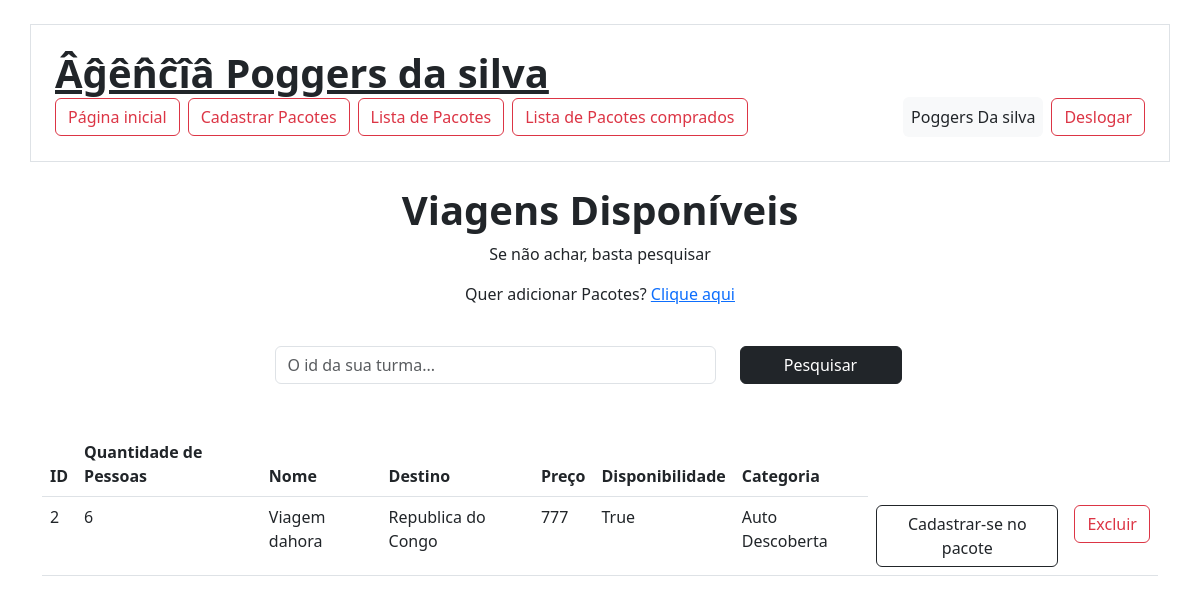
The page /pacotes (signed in) on the database its author committed.
### app/models.py (models this page shows)
class User(db.Model, UserMixin):
    id = db.Column(db.Integer, primary_key=True)
    nome = db.Column(db.String(100), nullable=False)
    sobrenome = db.Column(db.String(100), nullable=False)
    email = db.Column(db.String(120), unique=True, nullable=False)
    senha = db.Column(db.String(60), nullable=False)

class Pacotes(db.Model):
    id = db.Column(db.Integer, primary_key=True)
    Pessoas = db.Column(db.String, nullable=True)
    Nome = db.Column(db.String, nullable=True)
    Destino = db.Column(db.String, nullable=True)
    preco = db.Column(db.Integer, nullable=True)
    disponibilidade = db.Column(db.Boolean, default=True, nullable=False)
    categoria = db.Column(db.String, nullable=True)

### app/view.py (the view)
@app.route('/pacotes', methods=['GET', 'POST'])
@login_required
def pacotesLista():
    pesquisa = request.args.get('pesquisa', '')
    dados = Pacotes.query.order_by(Pacotes.id)
    if pesquisa:
        dados = dados.filter(Pacotes.id.ilike(f"%{pesquisa}%"))
    context = {'dados': dados.all()}
    return render_template("pacotesLista.html", context=context)

### app/models.py (called while the page is built)
@login_manager.user_loader
def load_user (user_id):
    return User.query.get(user_id)

### app/templates/pacotesLista.html (shortened to what this page needs)
{% extends 'base.html' %}
{% block content %}
<section class="container">
    <div class="row text-center mb-4 mt-4">
        <div class="col">
            <h1><strong>Viagens Disponíveis</strong></h1>
                <p> Se não achar, basta pesquisar</p>
                {% if current_user.is_authenticated and current_user.email.endswith('@adm.com') %}
                <p> Quer adicionar Pacotes? <a href="{{ url_for('cadastrarPacotes') }}">Clique aqui</a></p>
                {% endif %}
        </div>
    </div>
    <form method="get" class="row justify-content-center mb-4 w-100">
        <div class="col-5">
            <input type="text" name="pesquisa" class="form-control" placeholder="O id da sua turma...">
        </div>
        <div class="col-2">
            <button type="submit" class="btn btn-dark w-100">Pesquisar</button>
        </div>
    </form>
    <div class="col-12 mt-5">
        <table class="table">
            <thead>
                <th>ID</th>
                <th>Quantidade de Pessoas</th>
                <th>Nome</th>
                <th>Destino</th>
                <th>Preço</th>
                <th>Disponibilidade</th>
                <th>Categoria</th>
            </thead>
            <tbody>
                {% for linha in context['dados'] %}
                <tr>
                    <td>{{ linha.id }}</td>
                    <td>{{ linha.Pessoas }}</td>
                    <td>{{ linha.Nome }}</td>
                    <td>{{ linha.Destino }}</td>
                    <td>{{ linha.preco }}</td>
                    <td>{{ linha.disponibilidade }}</td>
                    <td>{{ linha.categoria }}</td>
                    <td>
                        {% if linha.disponibilidade %}
                        <a href="{{ url_for('pacote', id=linha.id) }}" class="btn btn-outline-dark">Cadastrar-se no pacote</a>
                        {% else %}
                        <span class="text-muted">Indisponível</span>
                        {% endif %}
                    </td>
                    <td>
                        {% if current_user.is_authenticated and current_user.email.endswith('@adm.com') %}
                        <form action="{{ url_for('delete', id=linha.id) }}" method="POST" style="display:inline;">
                            <button type="submit" class="btn btn-outline-danger">Excluir</button>
                        </form>
                        {% endif %}
                    </td>
                </tr>
                {% endfor %}
            </tbody>
        </table>
    </div>
</section>
{% endblock %}

### app/templates/base.html (shortened to what this page needs)
<!DOCTYPE html>
<html lang="en">
<head>
    <link rel="stylesheet" href="https://cdn.jsdelivr.net/npm/bootstrap@5.3.0/dist/css/bootstrap.min.css" />
    <link rel="stylesheet" href="https://cdn.jsdelivr.net/npm/bootstrap-icons@1.11.3/font/bootstrap-icons.css">
</head>
<body>
    <header>
        <div class="container d-flex flex-wrap align-items-center d-flex justify-content-between p-4 border mt-4">
            <h1 class="fw-bold m-0">
                <a href="{{ url_for('homepage') }}" class="text-dark text-decoration: underline dotted;">
                    Âĝên̂ĉîâ Poggers da silva
                </a>
            </h1>
            <nav class="nav gap-2 my-2 my-md-0">
                <a class="btn btn-outline-danger" href="{{ url_for('homepage') }}">Página inicial</a>
                {% if current_user.is_authenticated and current_user.email.endswith('@adm.com') %}
                <a class="btn btn-outline-danger" href="{{ url_for('cadastrarPacotes') }}">Cadastrar Pacotes</a>
                {% endif %}
                <a class="btn btn-outline-danger" href="{{ url_for('pacotesLista') }}">Lista de Pacotes</a>
                <a class="btn btn-outline-danger" href="{{ url_for('listaPacote') }}">Lista de Pacotes comprados</a>
            </nav>
            <div class="d-flex align-items-center gap-2 my-2 my-md-0">
                {% if current_user.is_authenticated %}
                <span class="p-2 bg-light rounded-2">
                    {{ current_user.nome }} {{ current_user.sobrenome }}
                </span>
                <a href="{{ url_for('logout') }}" class="btn btn-outline-danger">Deslogar</a>
                {% else %}
                <a href="{{ url_for('LoginPage') }}" class="btn btn-danger px-4">Login</a>
                <a href="{{ url_for('RegisterPage') }}" class="btn btn-danger px-4">Cadastre-se</a>
                {% endif %}
            </div>
        </div>
    </header>
    {% block content %} {% endblock %}
</body>
</html>

### rows shown on the page
User: nome "Poggers", sobrenome "Da silva"
Pacotes: id "2", Pessoas "6", Nome "Viagem dahora", Destino "Republica do Congo", preco "777", disponibilidade "True", categoria "Auto Descoberta"
